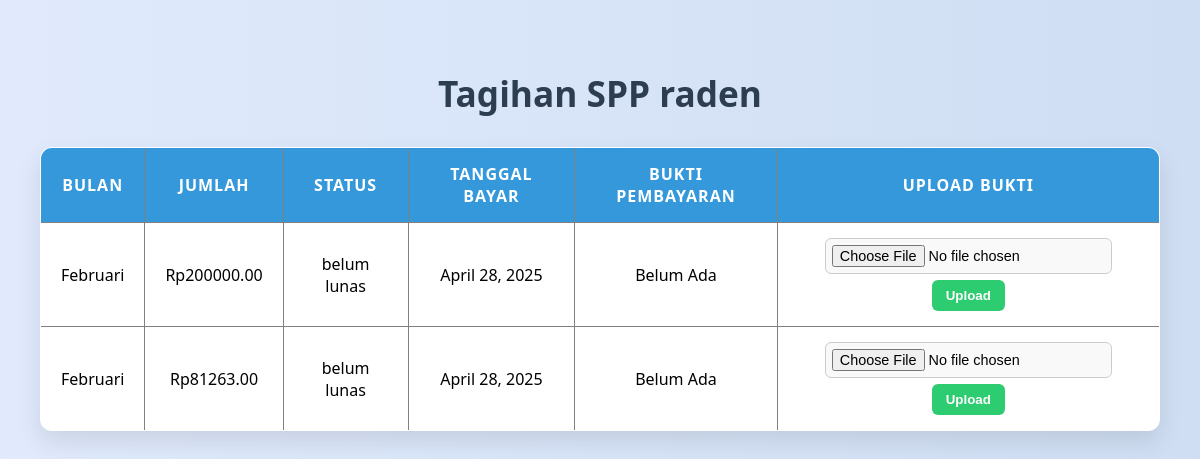
The app's page /keuangan/siswa/tagihan/ (signed in), older data.
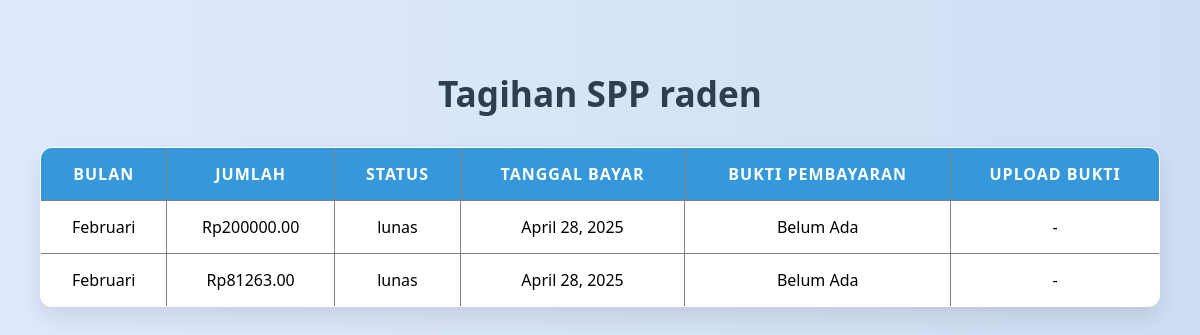
The same page, newer data.
### keuangan/models.py (models this page shows, shortened)
class PembayaranSPP(models.Model):
    BULAN_CHOICES = [
    ('01', 'Januari'),
    ('02', 'Februari'),
    ('03', 'Maret'),
    ('04', 'April'),
    ('05', 'Mei'),
    ('06', 'Juni'),
    ('07', 'Juli'),
    ('08', 'Agustus'),
    ('09', 'September'),
    ('10', 'Oktober'),
    ('11', 'November'),
    ('12', 'Desember'),
]
    STATUS_CHOICES = [
    ('belum lunas', 'Belum Lunas'),
    ('lunas', 'Lunas'),
]
    siswa = models.ForeignKey(Siswa, on_delete=models.CASCADE)
    bulan = models.CharField(max_length=2, choices=BULAN_CHOICES)
    jumlah_bayar = models.DecimalField(max_digits=10, decimal_places=2)
    status_bayar = models.CharField(max_length=20, choices=STATUS_CHOICES, default='belum lunas')
    tanggal_bayar = models.DateField(auto_now_add=True)
    bukti_pembayaran = models.ImageField(upload_to='bukti_pembayaran/', blank=True, null=True)

### keuangan/views.py (the view)
# urls.py: path('siswa/tagihan/', views.tagihan_spp, name='tagihan_spp')
@user_passes_test(Siswa, login_url='/login/')
@login_required
def tagihan_spp(request):
    siswa = get_object_or_404(Siswa, user=request.user)
    pembayaran_list = PembayaranSPP.objects.filter(siswa=siswa).order_by('bulan')
    if request.method == 'POST':
        pembayaran_id = request.POST.get('pembayaran_id')
        pembayaran = get_object_or_404(PembayaranSPP, id=pembayaran_id, siswa=siswa)
        form = BuktiPembayaranForm(request.POST, request.FILES, instance=pembayaran)
        if form.is_valid():
            pembayaran.status = 'pending'  # optional: kalau ada field status
            form.save()
            return redirect('tagihan_spp')
    else:
        form = BuktiPembayaranForm()
    return render(request, 'keuangan/siswa/tagihan_spp.html', {
        'pembayaran_list': pembayaran_list,
        'form': form
    })

### keuangan/forms.py
class BuktiPembayaranForm(forms.ModelForm):
    class Meta:
        model = PembayaranSPP
        fields = ['bukti_pembayaran']

### keuangan/templates/keuangan/siswa/tagihan_spp.html (shortened to what this page needs)
<!DOCTYPE html>
<html lang="en">
<head>
</head>
<body>
{% block content %}
<h2>Tagihan SPP {{ request.user.username }}</h2>
<table border="1" cellpadding="8">
    <thead>
        <tr>
            <th>Bulan</th>
            <th>Jumlah</th>
            <th>Status</th>
            <th>Tanggal Bayar</th>
            <th>Bukti Pembayaran</th>
            <th>Upload Bukti</th>
        </tr>
    </thead>
    <tbody>
        {% for bayar in pembayaran_list %}
        <tr>
            <td>{{ bayar.get_bulan_display }}</td>
            <td>Rp{{ bayar.jumlah_bayar }}</td>
            <td>{{ bayar.status_bayar }}</td>
            <td>{{ bayar.tanggal_bayar }}</td>
            <td>
                {% if bayar.bukti_pembayaran %}
                    <a href="{{ bayar.bukti_pembayaran.url }}" target="_blank">Lihat</a>
                {% else %}
                    Belum Ada
                {% endif %}
            </td>
            <td>
                {% if bayar.status_bayar == 'belum lunas' %}
                <form method="POST" enctype="multipart/form-data">
                    {{ form.bukti_pembayaran }}
                    <button type="submit">Upload</button>
                </form>
                {% else %}
                    -
                {% endif %}
            </td>
        </tr>
        {% endfor %}
    </tbody>
</table>
{% endblock %}
</body>
</html>

Row changes from the older to the newer data that the page shows:
changed PembayaranSPP (number 1 of 2 on the later page): status_bayar "belum lunas" → "lunas"; status_bayar "Upload" → "-"
changed PembayaranSPP (number 2 of 2 on the later page): status_bayar "belum lunas" → "lunas"; status_bayar "Upload" → "-"
